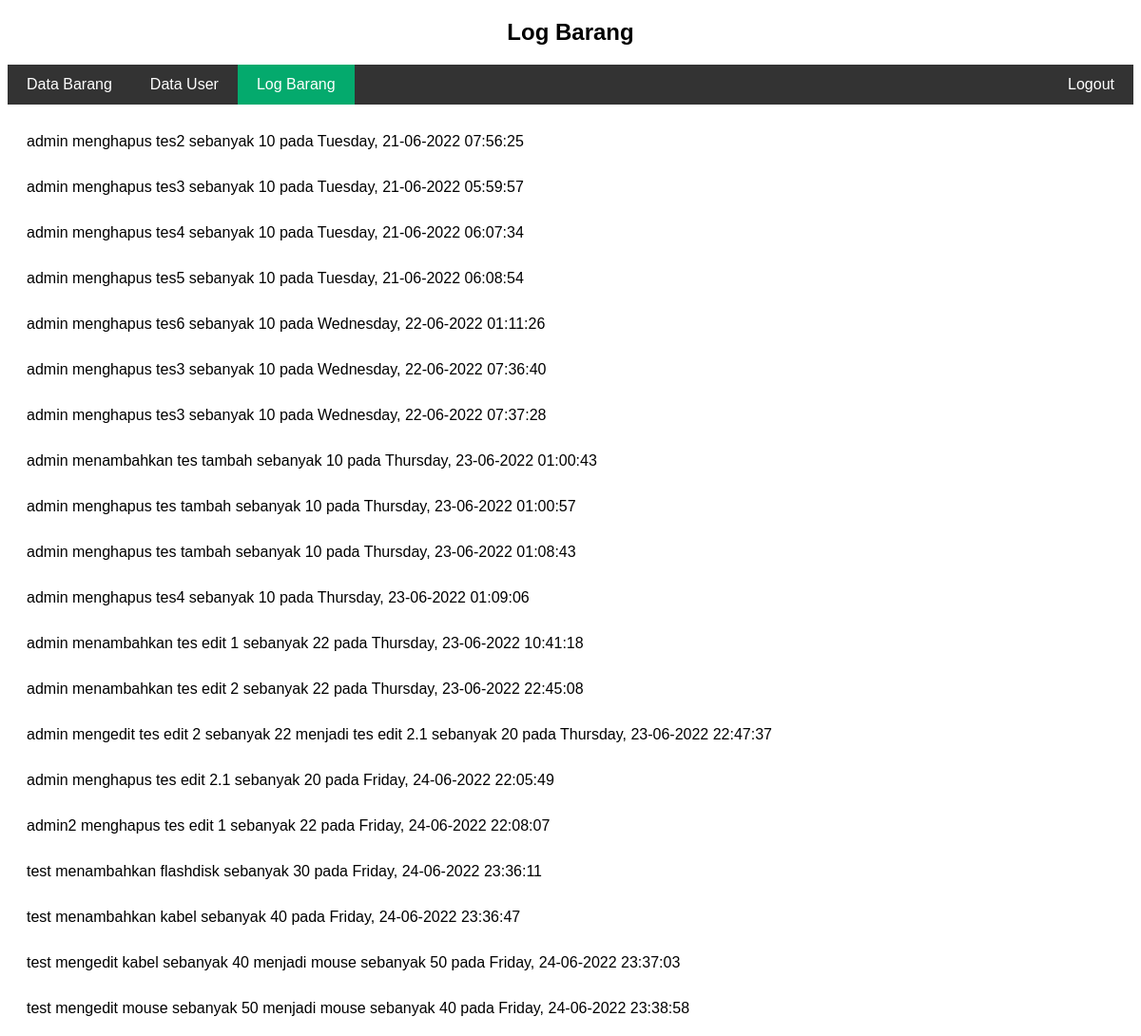
Page /log-barang.php (signed in) on the committed database.
### tables this page shows
CREATE TABLE `log_barang` (
  `id` int(11) NOT NULL,
  `user` varchar(200) NOT NULL,
  `aksi` varchar(200) NOT NULL,
  `nama_barang` varchar(200) NOT NULL,
  `jumlah` int(11) NOT NULL,
  `tanggal` datetime NOT NULL,
  `nama_barang_baru` varchar(200) DEFAULT NULL,
  `jumlah_baru` varchar(11) DEFAULT NULL
);

### log-barang.php (the view, shortened to what this page needs)
<?php
include 'connection.php';
$sql = "SELECT * FROM log_barang";
$result = mysqli_query($conn, $sql);
?>
<!DOCTYPE html>
<html lang="en">
<head>
  <link rel="stylesheet" href="style.css">
</head>
<body>
  <h2>Log Barang</h2>
  <div class="navbar">
    <ul>
      <li><a href="data-barang.php">Data Barang</a></li>
      <li><a href="user/data-user.php">Data User</a></li>
      <li><a class="active" href="log-barang.php">Log Barang</a></li>
      <li style="float: right;"><a href="logout.php">Logout</a></li>
    </ul>
  </div>
  <?php $i = 1; while($row = mysqli_fetch_assoc($result)) : ?>
    <p class="teks-log">
      <?php
      $tanggal = date_create($row["tanggal"]);
      $nama_hari = date_format($tanggal, "l");
      if($row["aksi"] !== 'mengedit') {
        echo $row["user"] . " " . $row["aksi"] . " " . $row["nama_barang"] . " sebanyak " . $row["jumlah"] . " pada " . $nama_hari . ", " . date_format(date_create($row["tanggal"]), "d-m-Y H:i:s" );
      } else {
        echo $row["user"] . " " . $row["aksi"] . " " . $row["nama_barang"] . " sebanyak " . $row["jumlah"] . " menjadi " . $row["nama_barang_baru"] . " sebanyak " . $row["jumlah_baru"] . " pada " . $nama_hari . ", " . date_format(date_create($row["tanggal"]), "d-m-Y H:i:s" );
      };
      ?>
    </p>
  <?php $i++; endwhile ?>
</body>
</html>

### style.css (style rules this page uses)
body { font-family: Arial, Helvetica, sans-serif; }
.navbar ul { list-style-type: none; margin: 0; padding: 0; background-color: #333; overflow: hidden; }
.navbar li { float: left; }
.navbar li a { display: block; color: white; text-decoration: none; padding: 12px 20px; text-align: center; }
.navbar .active { background-color: #04AA6D; }
h2 { text-align: center; }
p { text-align: center; margin-left: -40px; }
.teks-log { color: black; margin: 20px; text-align: left; margin-top: 30px; }

### rows in the picture
log_barang: user "admin", aksi "menghapus", nama_barang "tes2", jumlah "10", tanggal "Tuesday", tanggal "21-06-2022 07:56:25"
log_barang: user "admin", aksi "menghapus", nama_barang "tes3", jumlah "10", tanggal "Tuesday", tanggal "21-06-2022 05:59:57"
log_barang: user "admin", aksi "menghapus", nama_barang "tes4", jumlah "10", tanggal "Tuesday", tanggal "21-06-2022 06:07:34"
log_barang: user "admin", aksi "menghapus", nama_barang "tes5", jumlah "10", tanggal "Tuesday", tanggal "21-06-2022 06:08:54"
log_barang: user "admin", aksi "menghapus", nama_barang "tes6", jumlah "10", tanggal "Wednesday", tanggal "22-06-2022 01:11:26"
log_barang: user "admin", aksi "menghapus", nama_barang "tes3", jumlah "10", tanggal "Wednesday", tanggal "22-06-2022 07:36:40"
log_barang: user "admin", aksi "menghapus", nama_barang "tes3", jumlah "10", tanggal "Wednesday", tanggal "22-06-2022 07:37:28"
log_barang: user "admin", aksi "menambahkan", nama_barang "tes tambah", jumlah "10", tanggal "Thursday", tanggal "23-06-2022 01:00:43"
log_barang: user "admin", aksi "menghapus", nama_barang "tes tambah", jumlah "10", tanggal "Thursday", tanggal "23-06-2022 01:00:57"
log_barang: user "admin", aksi "menghapus", nama_barang "tes tambah", jumlah "10", tanggal "Thursday", tanggal "23-06-2022 01:08:43"
log_barang: user "admin", aksi "menghapus", nama_barang "tes4", jumlah "10", tanggal "Thursday", tanggal "23-06-2022 01:09:06"
log_barang: user "admin", aksi "menambahkan", nama_barang "tes edit 1", jumlah "22", tanggal "Thursday", tanggal "23-06-2022 10:41:18"
log_barang: user "admin", aksi "menambahkan", nama_barang "tes edit 2", jumlah "22", tanggal "Thursday", tanggal "23-06-2022 22:45:08"
log_barang: user "admin", aksi "mengedit", nama_barang "tes edit 2", jumlah "22", nama_barang_baru "tes edit 2.1", jumlah_baru "20", tanggal "Thursday", tanggal "23-06-2022 22:47:37"
log_barang: user "admin", aksi "menghapus", nama_barang "tes edit 2.1", jumlah "20", tanggal "Friday", tanggal "24-06-2022 22:05:49"
log_barang: user "admin2", aksi "menghapus", nama_barang "tes edit 1", jumlah "22", tanggal "Friday", tanggal "24-06-2022 22:08:07"
log_barang: user "test", aksi "menambahkan", nama_barang "flashdisk", jumlah "30", tanggal "Friday", tanggal "24-06-2022 23:36:11"
log_barang: user "test", aksi "menambahkan", nama_barang "kabel", jumlah "40", tanggal "Friday", tanggal "24-06-2022 23:36:47"
log_barang: user "test", aksi "mengedit", nama_barang "kabel", jumlah "40", nama_barang_baru "mouse", jumlah_baru "50", tanggal "Friday", tanggal "24-06-2022 23:37:03"
log_barang: user "test", aksi "mengedit", nama_barang "mouse", jumlah "50", nama_barang_baru "mouse", jumlah_baru "40", tanggal "Friday", tanggal "24-06-2022 23:38:58"
